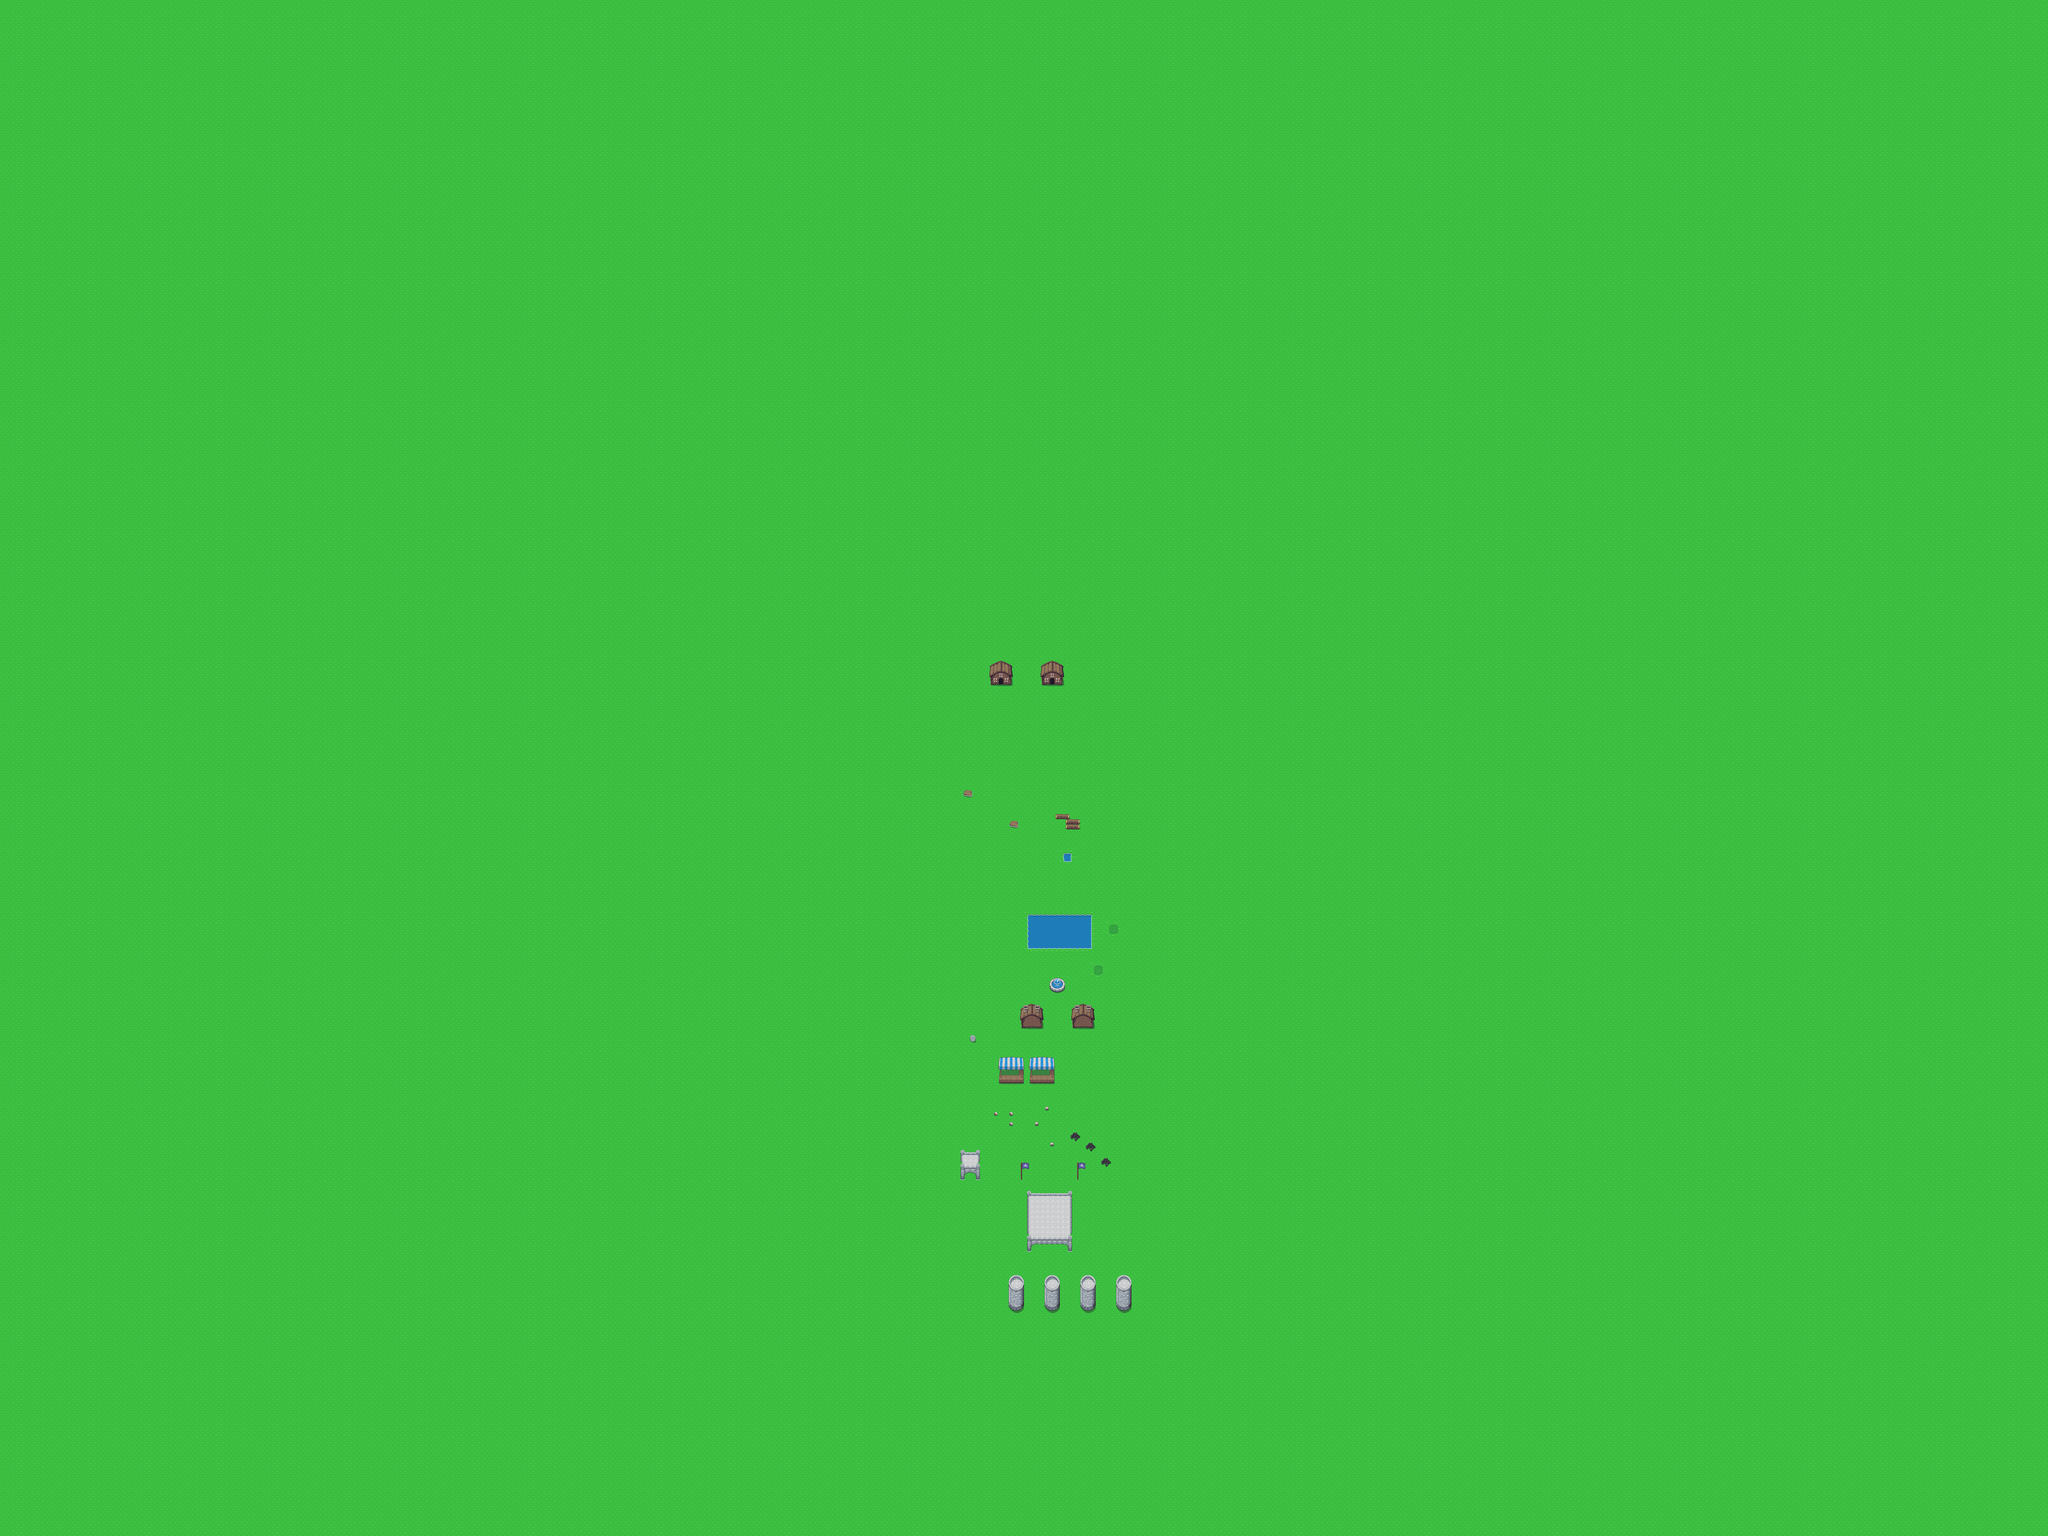

Tiled map render using the project's own tile images. Description and the map definition, with tile-layer contents summarised, below:
An orthogonal 400x300 tile map with 16x16 px tiles, 3 tile layers (ground, passable, impassible).

<map version="1.2" tiledversion="1.3.4" orientation="orthogonal" renderorder="right-down" width="400" height="300" tilewidth="16" tileheight="16" infinite="0" nextlayerid="4" nextobjectid="1">
 <tileset firstgid="1" source="test_2.tsx" />
 <layer id="1" name="ground" width="400" height="300">
  <data>[120000 cells, 120000 non-empty, 1 distinct tile ids]</data>
 </layer>
 <layer id="2" name="passable" width="400" height="300">
  <data>[120000 cells, 36 non-empty, 15 distinct tile ids]</data>
 </layer>
 <layer id="3" name="impassible" width="400" height="300">
  <data>[120000 cells, 567 non-empty, 174 distinct tile ids]</data>
 </layer>
</map>
